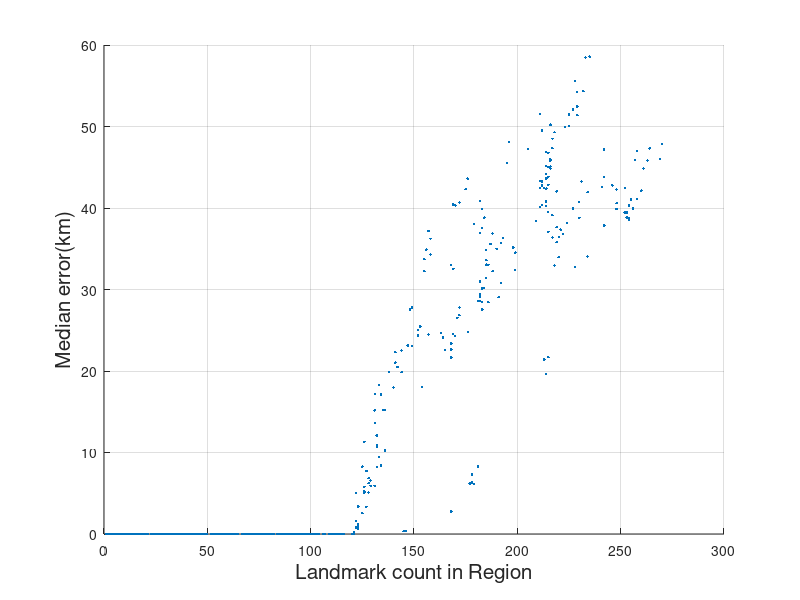

Write MATLAB code to recreate this figure.
clear;
load('data_quad_ds_error.mat');

scatter(data_size,median_errors*85,'.b');
grid on;
xlabel('Landmark count in Region','FontSize',15);
ylabel('Median error(km)','FontSize',15);